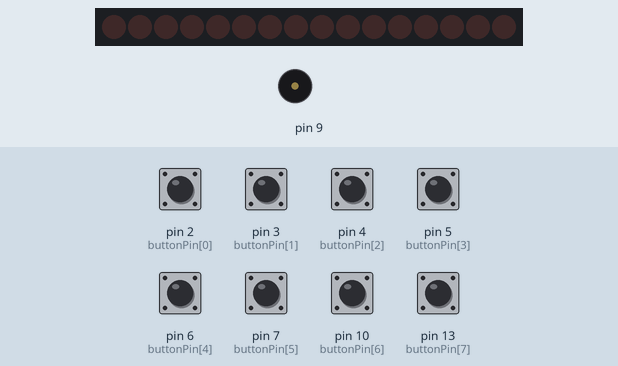
Simulated run of this sketch. Board: Arduino Uno, built with avr-gcc and run on an emulated ATmega328P. Parts: 16 shift-register outputs drawn as a row of LEDs (first output left, lit = HIGH), buzzer (waves = sounding). Wiring (inferred from the names in the program): 2 × shift register (74HC595): data pin 11; shift clock pin 12; latch pin 8. Wiring (inferred from the signals the program sends): row of LEDs: on Q0, Q1, Q2, Q3, Q4, Q5, Q6, Q7, Q8, Q9, Q10, Q11, Q12, Q13, Q14, Q15. The test bench sets the inputs (shaded band); at power-on: pin 2 (buttonPin[0]), pin 3 (buttonPin[1]), pin 4 (buttonPin[2]), pin 5 (buttonPin[3]), pin 6 (buttonPin[4]), pin 7 (buttonPin[5]), pin 10 (buttonPin[6]), pin 13 (buttonPin[7]) HIGH.

Above: at 1.2 s.
1.3 s: pin 2 (buttonPin[0]) pulled LOW for 0.15 s
At 2.6 s:
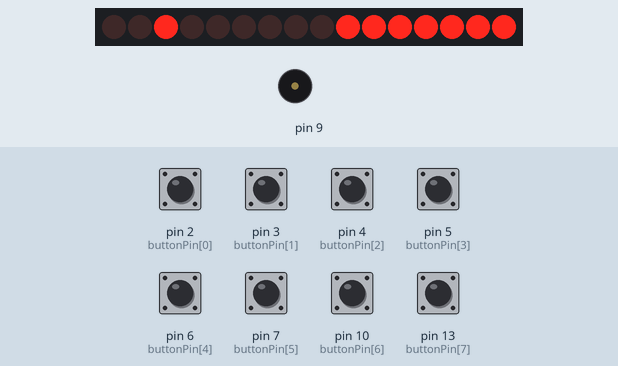
2.9 s: pin 3 (buttonPin[1]) pulled LOW for 1 s
At 5.3 s:
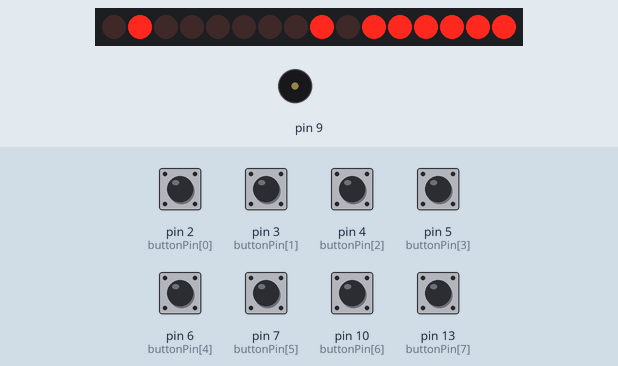
5.9 s: pin 4 (buttonPin[2]) pulled LOW for 0.15 s
At 7.2 s:
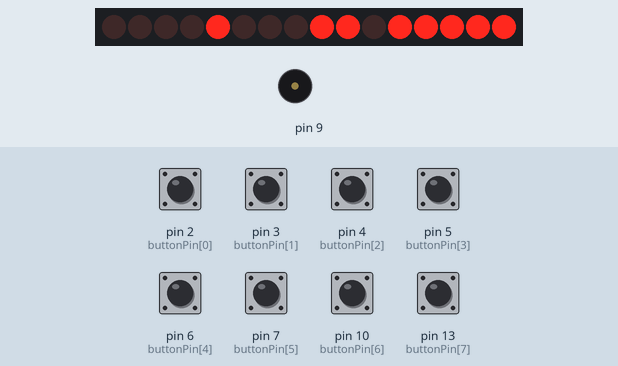
7.5 s: pin 5 (buttonPin[3]) pulled LOW for 0.15 s
At 8.6 s:
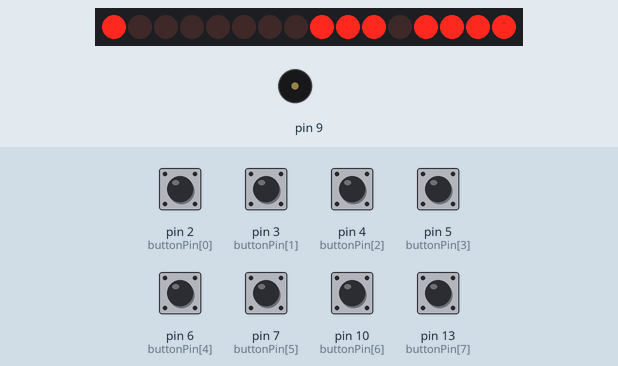
9.1 s: pin 6 (buttonPin[4]) pulled LOW for 0.15 s
At 9.8 s:
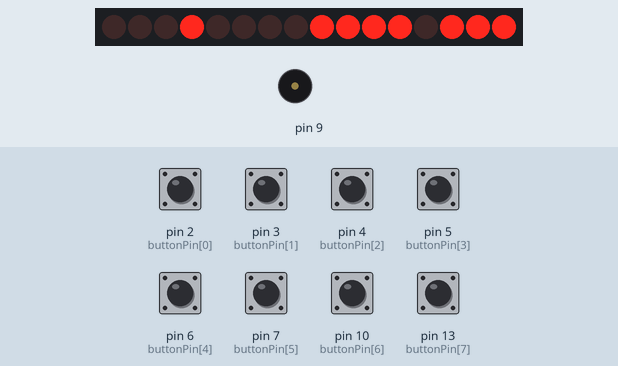
10.7 s: pin 7 (buttonPin[5]) pulled LOW for 0.15 s
At 12.2 s:
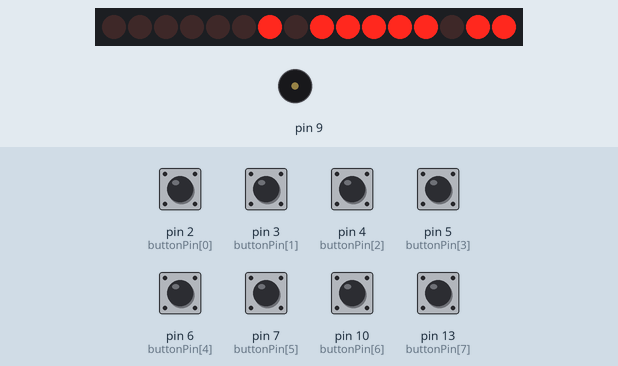
Timing chart, 0 to 13.3 s (numbered marks = the images above; inputs shaded):
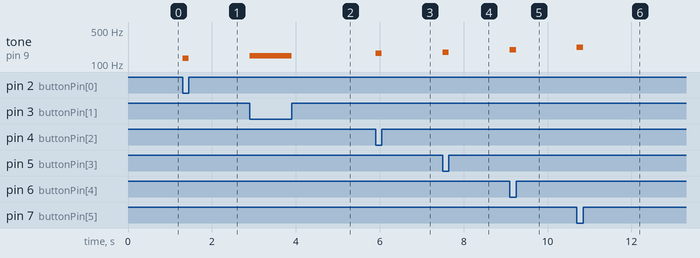

Measured:
- after the input at 1.3 s, tone on pin 9: silent → 131 Hz at once, → silent 0.15 s later
- after the input at 2.9 s, tone on pin 9: silent → 147 Hz at once, → silent 1.0 s later
- after the input at 5.9 s, tone on pin 9: silent → 165 Hz at once, → silent 0.15 s later
- after the input at 7.5 s, tone on pin 9: silent → 175 Hz at once, → silent 0.15 s later
- after the input at 9.1 s, tone on pin 9: silent → 196 Hz at once, → silent 0.15 s later
- after the input at 10.7 s, tone on pin 9: silent → 220 Hz at once, → silent 0.15 s later

The sketch:

copy_of_wk13_8x8_grid_display_button1__3_.ino
```cpp
#define C3 131
#define D3 147
#define E3 165
#define F3 175
#define G3 196
#define A3 220
#define B3 247
#define C4 262

int latchPin = 8;
int clockPin = 12;
int dataPin = 11;

byte colDataMatrix[8]={
  B11111110,
  B11111101,
  B11111011,
  B11110111,
  B11101111,
  B11011111,
  B10111111,
  B01111111};
byte a[8]={
  B00000001,
  B00000010,
  B00000100,
  B00001000,
  B00010000,
  B00100000,
  B01000000,
  B10000000};

byte previousState[8]={1};
byte note[] = {131,147,165,175,196,220,247,262};
byte buttonPin[] = {2,3,4,5,6,7,10,13};
byte count = 0;
byte butState[8]={1};
void setup()
{
  pinMode(latchPin,OUTPUT);
  pinMode(clockPin,OUTPUT);
  pinMode(dataPin,OUTPUT);
  for(int i=0;i<8;i++)
  {
    pinMode(buttonPin[i],INPUT_PULLUP);
  }
}

void loop()
{
  for(int i = 0;i<8;i++)
  {
    butState[i] = digitalRead(buttonPin[i]);
  }
  for(int i = 0;i<8;i++)
  {
    if (butState[i] == 0)
    {
      if(count>=7)count = 0;
      tone(9,note[i],150);
      digitalWrite(latchPin,LOW);
      shiftOut(dataPin,clockPin,MSBFIRST,colDataMatrix[i]);
      shiftOut(dataPin,clockPin,MSBFIRST,a[count]);
      digitalWrite(latchPin,HIGH);
      delay(50);
      count++;
      previousState[i]=0;
     }
  }

  for(int i=0;i<8;i++)
  {
    if(butState[i]==1&& previousState[i]==0)
    {
      noTone(9);
      previousState[i]=1;
    }
  }
}
```
